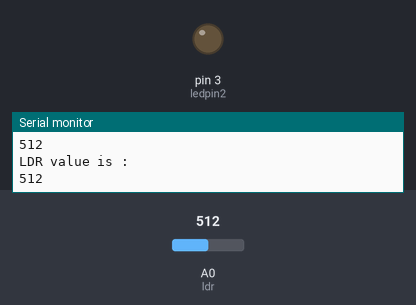
Bench run of a sketch on a simulated Arduino Uno, built with avr-gcc and run on an emulated ATmega328P. On the bench: output pins drawn as LEDs (lit = HIGH), the last lines printed to the serial monitor. The test bench sets the inputs (shaded band); at power-on: A0 (ldr) = 512.

Above: at 1.2 s.
1.3 s: A0 (ldr) set to 159
2.8 s: A0 (ldr) set to 142
At 4.0 s:
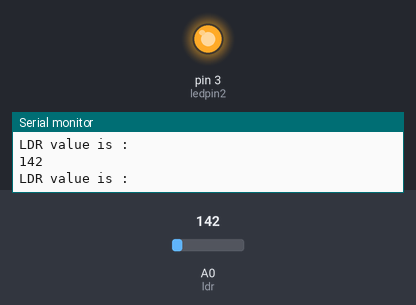
4.3 s: A0 (ldr) set to 160
At 5.8 s:
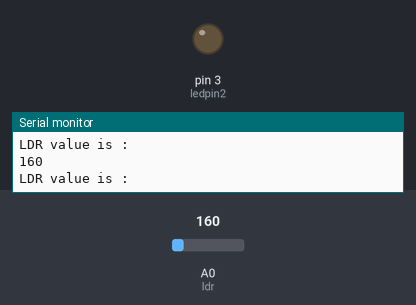
7.3 s: A0 (ldr) set to 140
At 8.5 s:
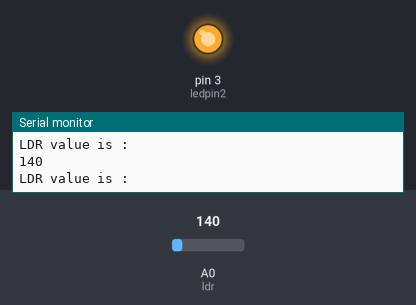
Timing chart, 0 to 10.3 s (numbered marks = the images above; inputs shaded):
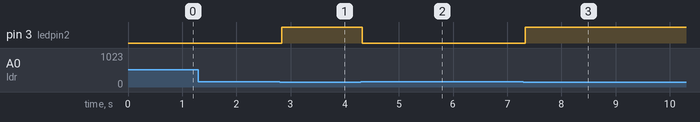

The sketch:

sketch_sep30a.ino
```cpp
int ldr = A0;
int ledpin2 =3;
int ldrReading;
void setup() {
  Serial.begin(9600);
  pinMode(3,OUTPUT);

}

void loop() {
  ldrReading = analogRead(ldr);
  Serial.println("LDR value is :");
  Serial.println(ldrReading);
  if (ldrReading<150){
    digitalWrite(3,HIGH);

  }
  else {
    digitalWrite(3,LOW);
  }

}
```

Measured:
- the behaviour switches between 150 and 149 on A0 (ldr) (found by bisection; images 0 and 1)
- after the input at 2.8 s, pin 3 (ledpin2): LOW → HIGH at once
- after the input at 4.3 s, pin 3 (ledpin2): HIGH → LOW at once
- after the input at 7.3 s, pin 3 (ledpin2): LOW → HIGH at once
